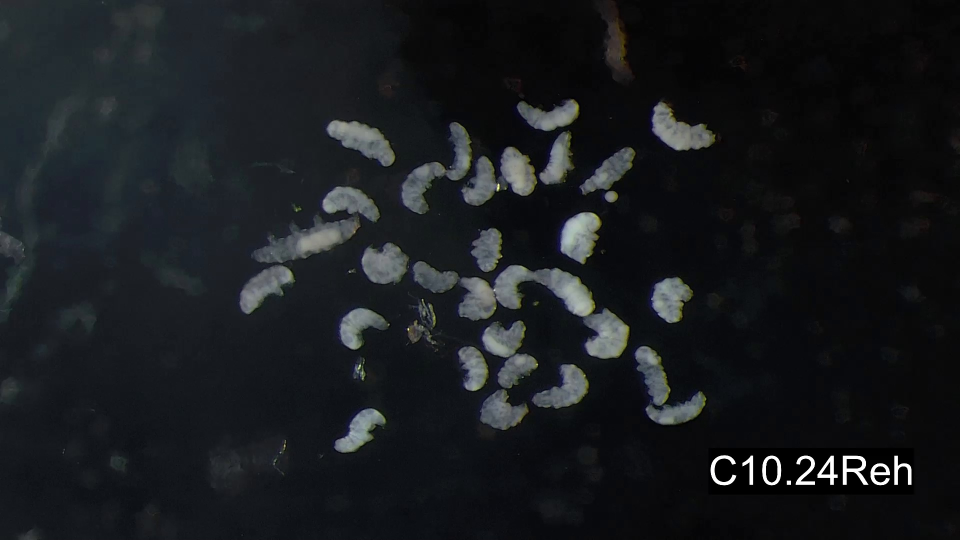
#> input picture resources/frames/C10_frame_01.jpg, 1920 x 1080 px (shown at 1/2 size)
$ python -i segment.py   (imports and definitions only)
#> lines starting #> are read from the running program, lines starting #| are printed output that depends on the picture; after the words box and inside, x2 and y2 are one past the last pixel; in counts of white or black regions, pixels touching at a corner belong together
import cv2
import numpy as np

MIN_AREA = 1500
MIN_SOLIDITY = 0.50
BORDER_MARGIN = 2


def segment(img_path):
#> called with img_path = '../../resources/frames/C10_frame_01.jpg'
    image = cv2.imread(img_path)
#> image is the input picture: shape (1080, 1920, 3); mean B, G, R 30.4, 27.4, 24.7
    output_image = image.copy()
    gray_image = cv2.cvtColor(image, cv2.COLOR_BGR2GRAY)

    clahe = cv2.createCLAHE(clipLimit=1.0, tileGridSize=(8,8))
    gray_image = clahe.apply(gray_image)
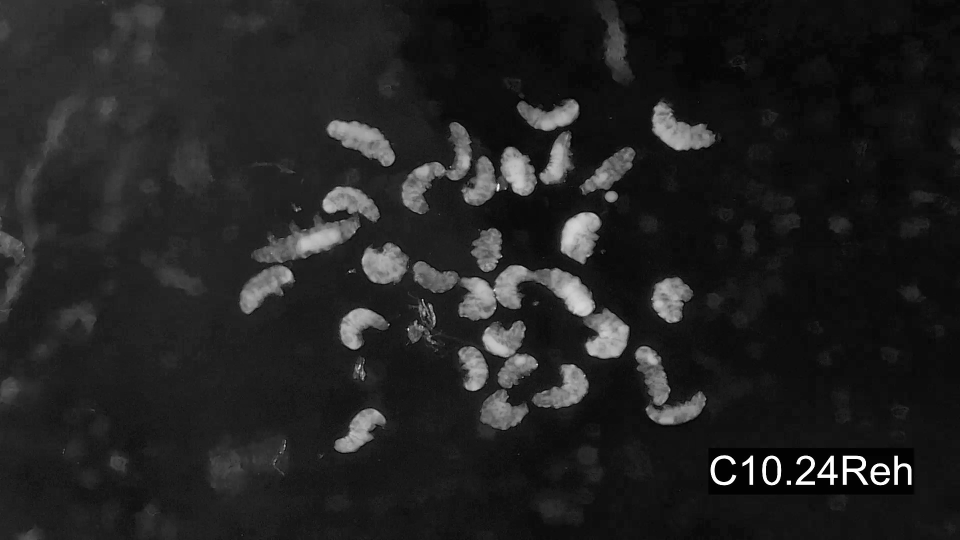
#> gray_image: shape (1080, 1920) (shown at 1/2 size); min 1, max 255, mean 33.7

    blur = cv2.GaussianBlur(gray_image, (11,11), 0)
    ret, _ = cv2.threshold(blur, 0, 255, cv2.THRESH_BINARY + cv2.THRESH_OTSU)
#> ret = 78

    forgiving_treshold = ret * 0.80
#> forgiving_treshold = 62.4
    _, thresh = cv2.threshold(blur, forgiving_treshold, 255, cv2.THRESH_BINARY)
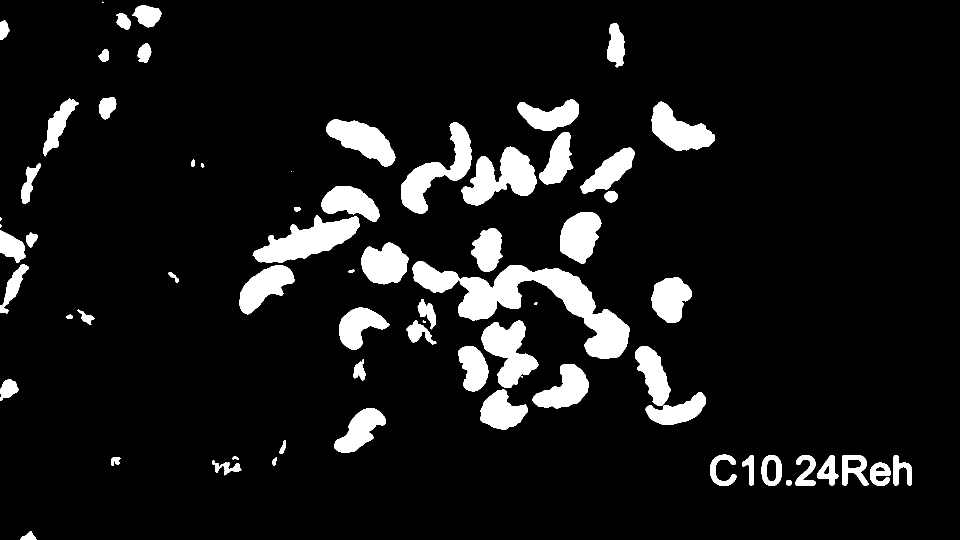
#> thresh: shape (1080, 1920) (shown at 1/2 size); 9% white; 69 white regions (5 under 20 px), largest, box (x1, y1, x2, y2) and area: (825, 522, 1259, 718) 25976, (505, 431, 720, 526) 10083, (923, 293, 1074, 411) 9477

    kernel = np.ones((3,3), np.uint8)

    opening = cv2.morphologyEx(thresh, cv2.MORPH_OPEN, kernel, iterations=1)
#> opening: shape (1080, 1920); 9% white; 67 white regions (2 under 20 px), largest, box (x1, y1, x2, y2) and area: (825, 522, 1259, 718) 25973, (506, 431, 720, 526) 10077, (923, 294, 1074, 411) 9473
    closing = cv2.morphologyEx(opening, cv2.MORPH_CLOSE, kernel, iterations=3)
#> closing: shape (1080, 1920); 9.1% white; 56 white regions (1 under 20 px), largest, box (x1, y1, x2, y2) and area: (825, 522, 1259, 718) 26109, (478, 372, 759, 629) 21113, (961, 641, 1077, 860) 12812

    sure_background = cv2.dilate(closing, kernel, iterations=1)
#> sure_background: shape (1080, 1920); 9.9% white; 55 white regions, largest, box (x1, y1, x2, y2) and area: (824, 521, 1260, 719) 27841, (477, 371, 760, 630) 22613, (960, 640, 1078, 861) 13772

    distance_transform = cv2.distanceTransform(closing, cv2.DIST_L2, 5)
    ret, sure_foreground = cv2.threshold(
        distance_transform,
        0.3 * distance_transform.max(),
        255,
        0
    )
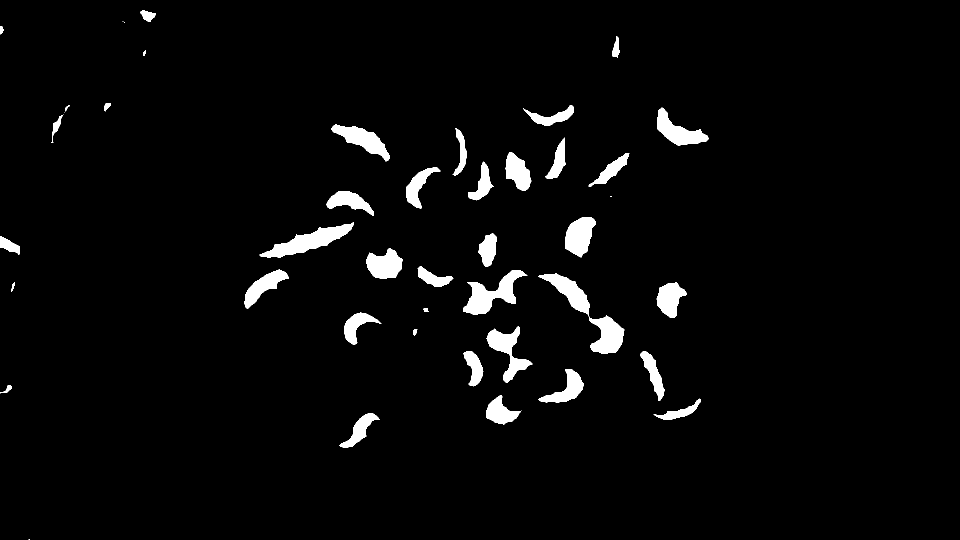
#> sure_foreground: shape (1080, 1920) float32 (shown at 1/2 size); 3.4% white; 44 white regions (5 under 20 px), largest, box (x1, y1, x2, y2) and area: (1076, 546, 1249, 708) 6548, (519, 445, 708, 516) 4806, (927, 540, 1055, 630) 4580
#> ret = 10.61
    sure_foreground = np.uint8(sure_foreground)

    unknown_area = cv2.subtract(sure_background, sure_foreground)
#> unknown_area: shape (1080, 1920); 6.5% white; 55 white regions, largest, box (x1, y1, x2, y2) and area: (824, 521, 1260, 719) 15387, (477, 371, 760, 630) 12923, (960, 640, 1078, 861) 8191

    ret, markers = cv2.connectedComponents(sure_foreground)
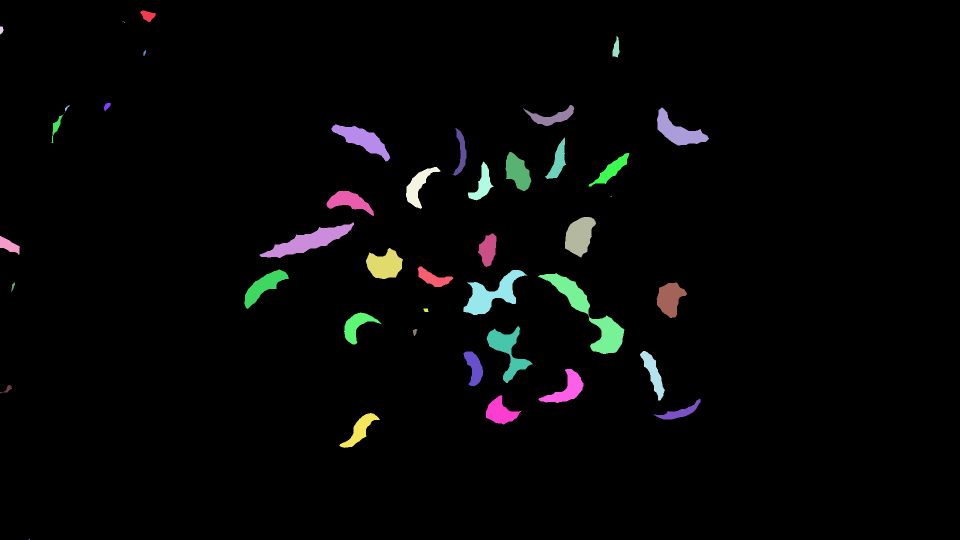
#> markers: shape (1080, 1920) int32 (shown at 1/2 size); 45 distinct labels, from 0 to 44; one colour per label, 0 black
#> ret = 45
    markers = markers + 1
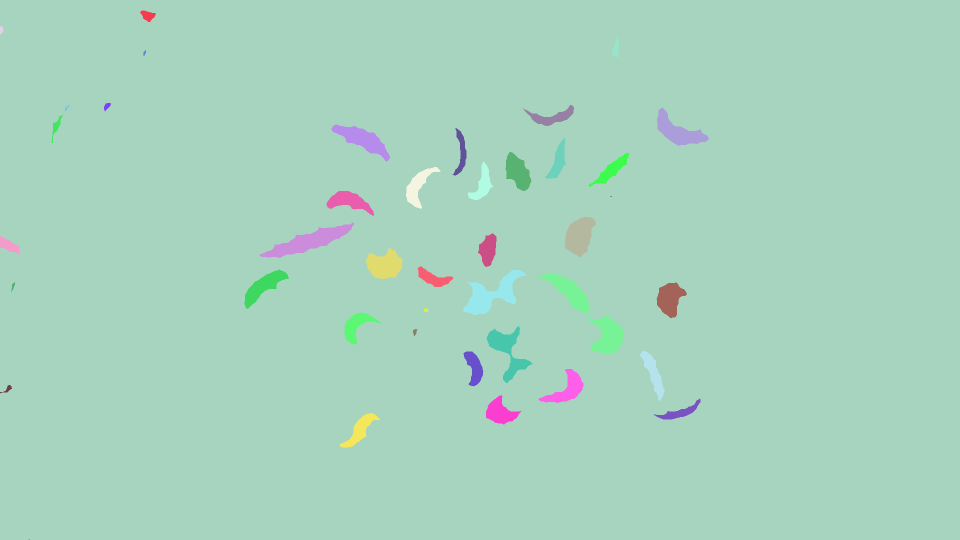
#> markers: shape (1080, 1920) int32 (shown at 1/2 size); 45 distinct labels, from 1 to 45; one colour per label, 0 black
    markers[unknown_area == 255] = 0

    markers = cv2.watershed(image, markers)
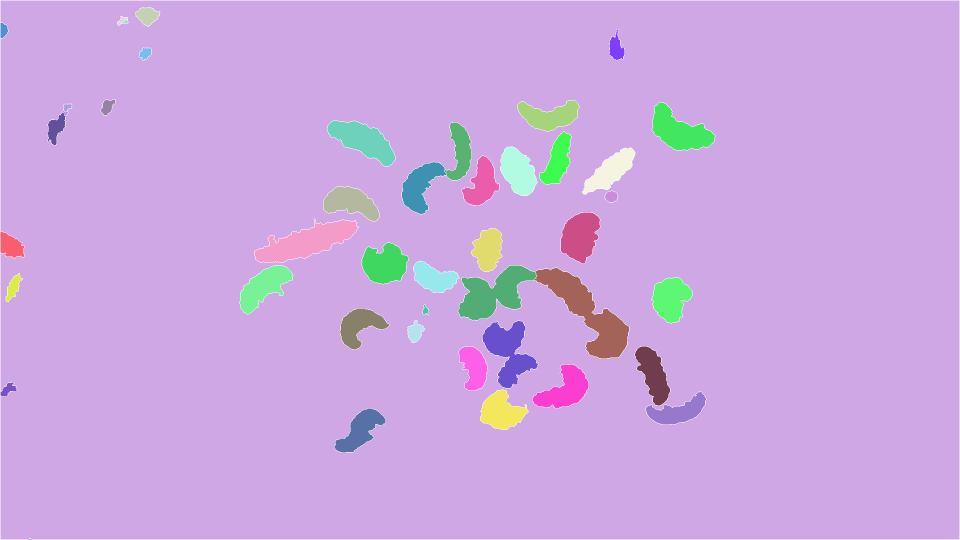
#> markers: shape (1080, 1920) int32 (shown at 1/2 size); 46 distinct labels, from -1 to 45; one colour per label, 0 black, -1 white

    raw_mask = np.zeros_like(gray_image)
    raw_mask[markers > 1] = 255

    # image[markers == -1] = [0, 0, 255]

    final_mask = np.zeros_like(gray_image)
    contours, _ = cv2.findContours(raw_mask, cv2.RETR_EXTERNAL, cv2.CHAIN_APPROX_SIMPLE)
    # final_mask[markers > 1] = 255

    img_h, img_w = gray_image.shape
#> img_h = 1080; img_w = 1920

    for contour in contours:
        area = cv2.contourArea(contour)
        hull = cv2.convexHull(contour)
        hull_area = cv2.contourArea(hull)
        if hull_area > 0:
            solidity = float(area) / hull_area
        else:
            solidity = 0

        x, y, w, h = cv2.boundingRect(contour)

        touches_border = (
            x <= BORDER_MARGIN
            or y <= BORDER_MARGIN
            or x + w >= img_w - BORDER_MARGIN
            or y + h >= img_h - BORDER_MARGIN
        )

        if area > MIN_AREA and solidity > MIN_SOLIDITY and not touches_border:
            cv2.drawContours(final_mask, [contour], -1, 255, thickness=cv2.FILLED)
            cv2.drawContours(output_image, [contour], -1, [0, 0, 255], 1)
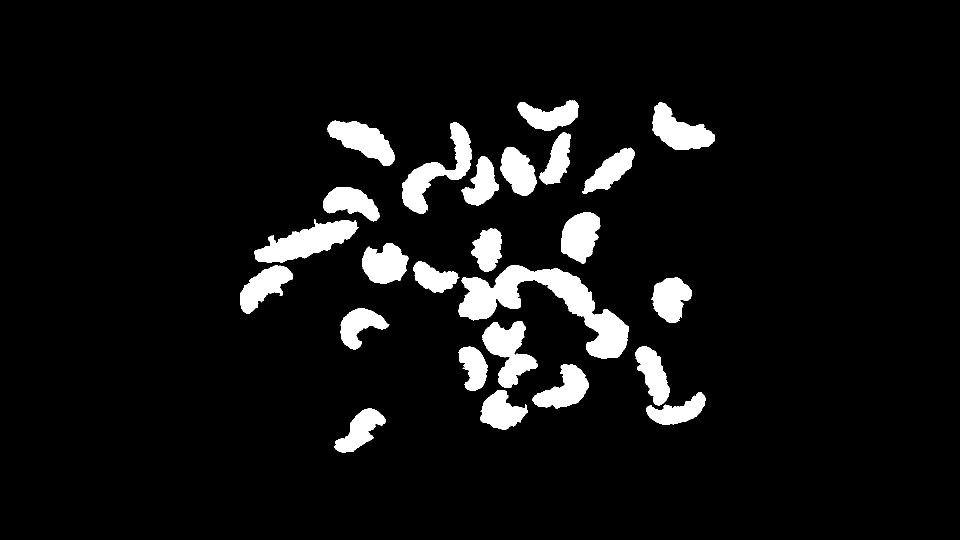
#> final_mask: shape (1080, 1920) (shown at 1/2 size); 6.9% white; 25 white regions, largest, box (x1, y1, x2, y2) and area: (916, 531, 1258, 717) 21249, (509, 438, 718, 525) 9040, (804, 245, 943, 428) 8197

    return output_image, final_mask

>>> result = segment('../../resources/frames/C10_frame_01.jpg')
